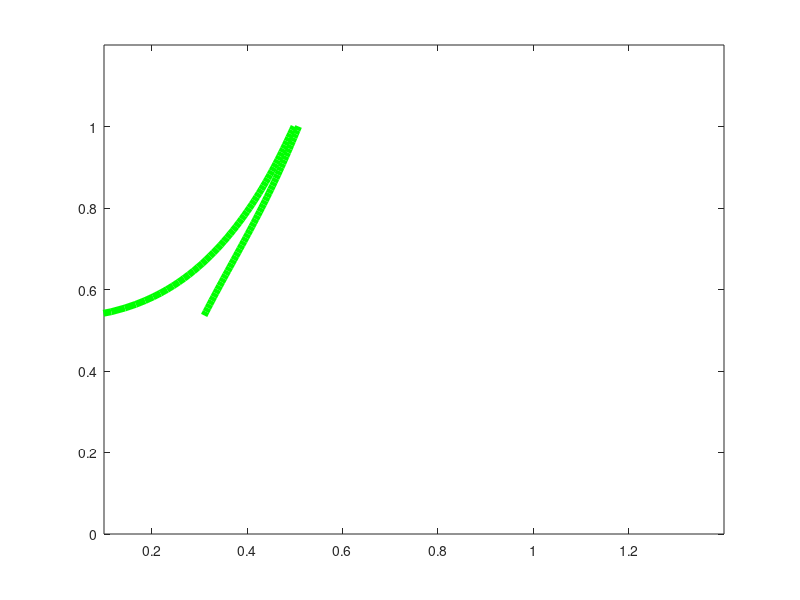

MATLAB code for this plot: (Note: this script raises an error after producing the figure.)
%%Fig.17-23
%method 1:
clear all clc 
% k=1;b1=0.6;a1=0.3;
% q=-1:0.01:1;
% f=q+2*k*(-(a1-q).*(1-1./(sqrt(b1.^2+(a1-q).^2)))+ (a1+q).* (1-1./(sqrt(b1.^2+(a1+q).^2))));
% % plot(q,f,'c','linewidth',4);grid on;hold on;
k1=0.2;k3=0.71;k5=3.5;k7=-4.6;k9=1.8;%polynomial fitted coefficients
Z_min=0.1;Z_max=1.0;%(Amplitude range)
Z=linspace(Z_min,Z_max,100);
Omega=zeros(length(Z),2);
A=0.05;
for i=1:length(Z)
   G(i)=(k1+3/4*k3*Z(i).^2+5/8*k5*Z(i).^4+35/64*k7*Z(i).^6+63/128*k9*Z(i).^8)./5;
   B(i)=sqrt(G(i));
   z(i)=A.^2./(4*G(i).*Z(i).^2);
   Omega(i,1)=sqrt(-(2.*z(i)-G(i))+(sqrt((4*Z(i).^4.*(2.*z(i)-G(i)).^2)-(4*Z(i).^2.*(Z(i).^2.*G(i).^2-A.^2))))./ (2*Z(i).^2));
   Omega(i,2)=sqrt(-(2.*z(i)-G(i))-(sqrt((4*Z(i).^4.*(2.*z(i)-G(i)).^2)-(4*Z(i).^2.*(Z(i).^2.*G(i).^2-A.^2))))./ (2*Z(i).^2));
end
T=imag(Omega(:,1))==0 & imag(Omega(:,2))==0;%Simultaneously zero
plot(Omega(T,:),Z(T),'g','linewidth',5);hold on;
axis([0.1 1.4 0 1.2]);

%%
%method 2: contour function.
clc;clear all
k1=1.2;k3=0.71;k5=3.5;k7=-4.6;k9=1.8;A=0.05;
% syms Z
% G=(k1+3/4*k3*Z.^2+5/8*k5*Z.^4+35/64*k7*Z.^6+63/128*k9*Z.^8)./5;
% z=A.^2./(4*G.*Z.^2);
f1=@(Omega,Z) Omega.^2+2*A.^2./(4*((k1+3/4*k3*Z.^2+5/8*k5*Z.^4+35/64*k7*Z.^6+63/128*k9*Z.^8)./5).*Z.^2)...
    -((k1+3/4*k3*Z.^2+5/8*k5*Z.^4+35/64*k7*Z.^6+63/128*k9*Z.^8)./5)+...
    +(sqrt(Z.^2.*(2*(A.^2./(4*((k1+3/4*k3*Z.^2+5/8*k5*Z.^4+35/64*k7*Z.^6+63/128*k9*Z.^8)./5).*Z.^2))...
    -((k1+3/4*k3*Z.^2+5/8*k5*Z.^4+35/64*k7*Z.^6+63/128*k9*Z.^8)./5)).^2 ...
    -(Z.^2.*((k1+3/4*k3*Z.^2+5/8*k5*Z.^4+35/64*k7*Z.^6+63/128*k9*Z.^8)./5).^2-A.^2)))./Z;
f2=@(Omega,Z) Omega.^2+2*A.^2./(4*((k1+3/4*k3*Z.^2+5/8*k5*Z.^4+35/64*k7*Z.^6+63/128*k9*Z.^8)./5).*Z.^2)...
    -((k1+3/4*k3*Z.^2+5/8*k5*Z.^4+35/64*k7*Z.^6+63/128*k9*Z.^8)./5)+...
    -(sqrt(Z.^2.*(2*(A.^2./(4*((k1+3/4*k3*Z.^2+5/8*k5*Z.^4+35/64*k7*Z.^6+63/128*k9*Z.^8)./5).*Z.^2))...
    -((k1+3/4*k3*Z.^2+5/8*k5*Z.^4+35/64*k7*Z.^6+63/128*k9*Z.^8)./5)).^2 ...
    -(Z.^2.*((k1+3/4*k3*Z.^2+5/8*k5*Z.^4+35/64*k7*Z.^6+63/128*k9*Z.^8)./5).^2-A.^2)))./Z;
fcontour(f1,[0.1 1.4 0.1 1.5],'r','linewidth',3);hold on;
fcontour(f2,[0.1 1.4 0.1 1.5],'b','linewidth',3);
% plot(Omega(:,1),B,'r','linewidth',5);hold on;
